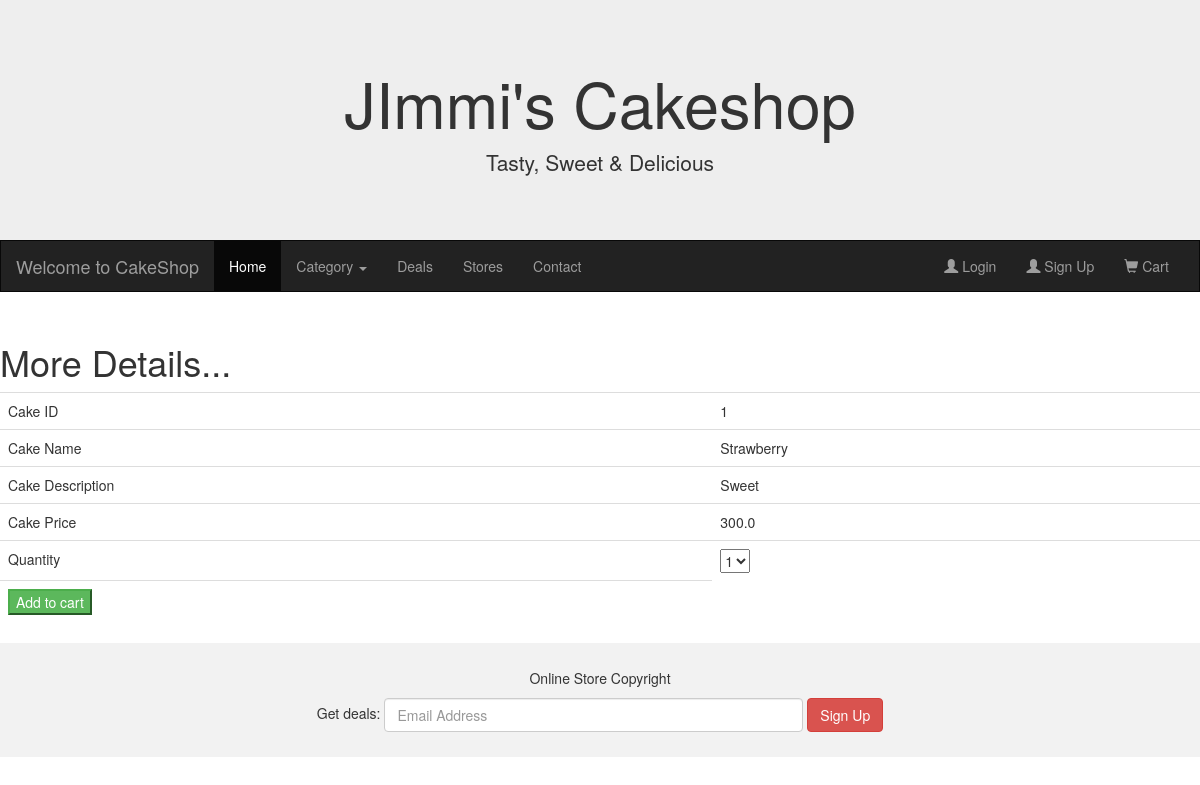
The app's page /viewdetails/1 with its own data.
### Myadmin/models.py (models this page shows)
class Cake(models.Model):
    cakename=models.CharField(max_length=20)
    description=models.CharField(max_length=20)
    price=models.FloatField(default=199)
    imageurl=models.ImageField(upload_to='images/',default='abc.jpg')
    category=models.ForeignKey(Categorie,on_delete=models.CASCADE)
    class Meta:
        db_table = "Cake"

### Userapp/views.py (the view)
# urls.py: path('viewdetails/<id>',views.viewdetails),
def viewdetails(request,id):
    cakes=Cake.objects.get(category=id)
    categories=Categorie.objects.all()
    return render(request,"Userapp/viewdetails.html",{"categories":categories,"cakes":cakes})

### Templates/Userapp/viewdetails.html (shortened to what this page needs)
{% extends "../master.html" %}
{%block content%}
<h1>More Details...</h1>
<form method="POST" action ="/addtocart">
<table class="table">
    <tr><td>Cake ID</td><td>{{cakes.id}}<input type = "hidden" name ="cid" value="{{cakes.id}}"/></td></tr>
    <tr><td>Cake Name</td><td>{{cakes.cakename}}</td></tr>
    <tr><td>Cake Description</td><td>{{cakes.description}}</td></tr>
    <tr><td>Cake Price</td><td>{{cakes.price}}</td></tr>
    <tr><td>Quantity </td><td><select name="quantity">
        <option>1</option>
    </td></tr>
    <tr><td><button class="button btn-success" type="submit">Add to cart </button></td></tr>
</form>
{%endblock%}

### records on screen
Cake: id "1", cakename "Strawberry", description "Sweet", price "300.0"
